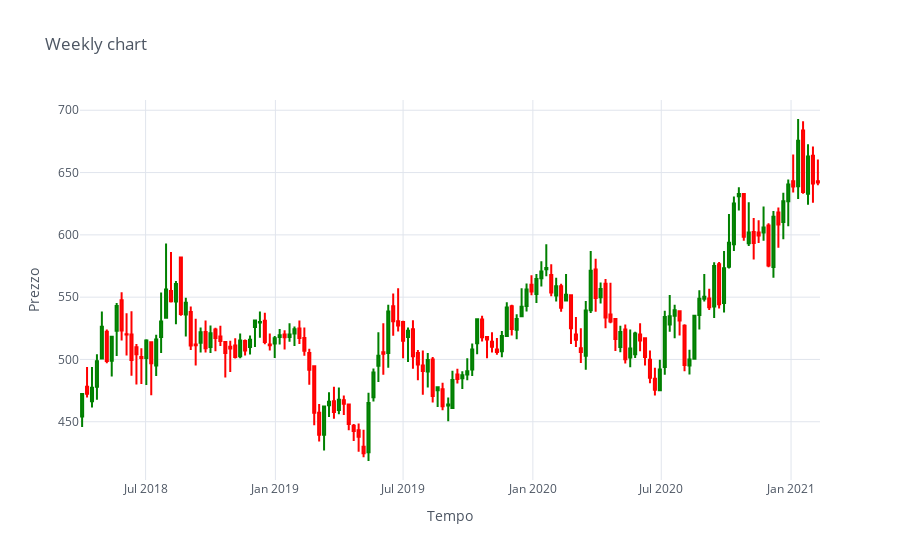

Write notebook code for a chart like this one.
### Code cell
dataset.tail(150).iplot(kind='candle',theme='white',
                       up_color='green', down_color='red',
                       title = "Weekly chart", xTitle = "Tempo", yTitle = "Prezzo")

### Figure 1 — Plotly figure (JSON) as saved in the notebook; plotly's stock layout.template omitted (floating-point values rounded to 4 significant figures; data arrays with more than 128 entries replaced by an {"elided": "..."} marker saying what was removed)
{"data": [{"close": {"elided": "150 float values"}, "decreasing": {"line": {"color": "red"}}, "high": {"elided": "150 float values"}, "increasing": {"line": {"color": "green"}}, "low": {"elided": "150 float values"}, "open": {"elided": "150 float values"}, "showlegend": false, "type": "candlestick", "x": {"elided": "150 str values"}, "yaxis": "y2"}], "layout": {"legend": {"bgcolor": "#FFFFFF", "font": {"color": "#4D5663"}}, "paper_bgcolor": "#FFFFFF", "plot_bgcolor": "#FFFFFF", "title": {"font": {"color": "#4D5663"}, "text": "Weekly chart"}, "xaxis": {"gridcolor": "#E1E5ED", "rangeslider": {"visible": false}, "showgrid": true, "tickfont": {"color": "#4D5663"}, "title": {"font": {"color": "#4D5663"}, "text": "Tempo"}, "zerolinecolor": "#E1E5ED"}, "yaxis": {"gridcolor": "#E1E5ED", "showgrid": true, "showticklabels": false, "tickfont": {"color": "#4D5663"}, "title": {"font": {"color": "#4D5663"}, "text": "Prezzo"}, "zerolinecolor": "#E1E5ED"}, "yaxis2": {"gridcolor": "#E1E5ED", "showgrid": true, "tickfont": {"color": "#4D5663"}, "title": {"font": {"color": "#4D5663"}, "text": "Prezzo"}, "zerolinecolor": "#E1E5ED"}}}
